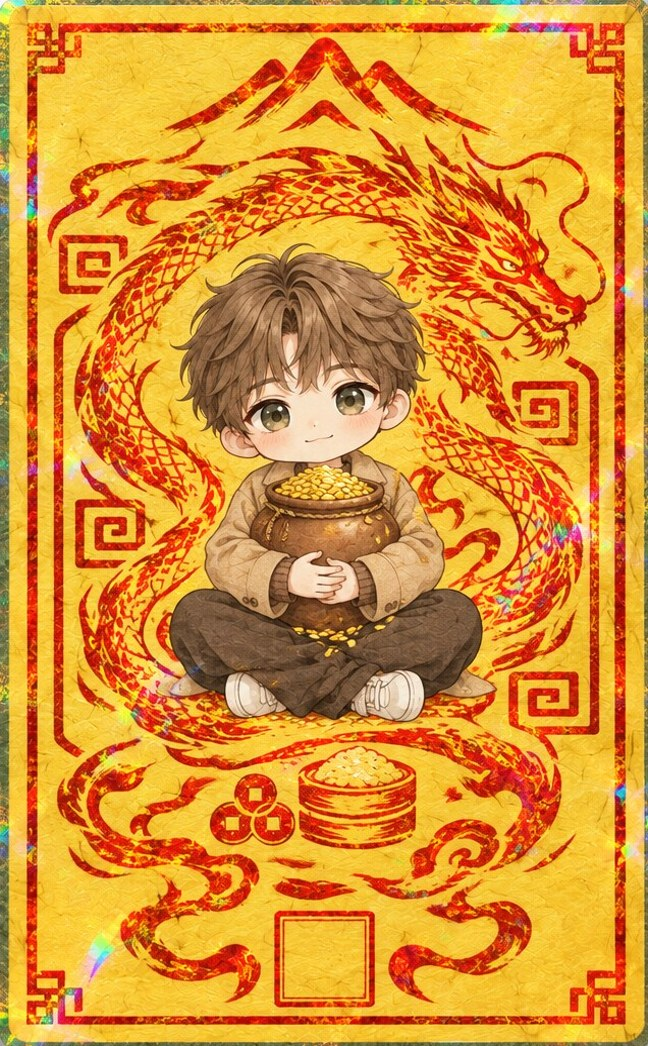
#> input picture proto/img/card/earth.jpg, 648 x 1046 px, given as the content of the folder cards/raw, which was not available
$ python crop.py
#> lines starting #> are read from the running program, lines starting #| are printed output that depends on the picture; pictures that were not available may be replaced by others from this repository, and a replacement may not be noted
from PIL import Image; import numpy as np, glob, os
os.makedirs('cards/out',exist_ok=True)
res={}
for f in sorted(glob.glob('cards/raw/*.jpg')):
  n=os.path.basename(f)[:-4]; el=n.split('_')[0]
  C=Image.open(f).convert('RGB'); T=Image.open(f'proto/img/card/{el}.jpg').convert('L')
#> further down, C is the input picture: PIL image 648x1046 RGB; mean R, G, B 217.8, 147.7, 52.9
#> after `T = Image.open(f'proto/img/card/{el}.jpg').convert('L')`:
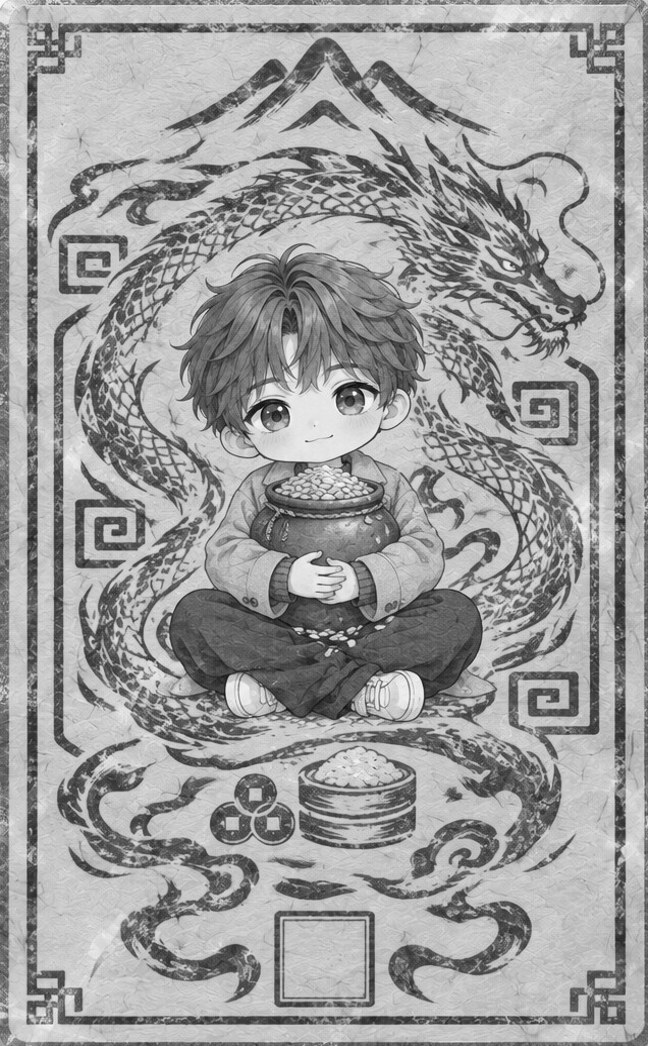
#> T: PIL image 648x1046 L; min 4, max 254, mean 157.9
  best=None
  for sc in [0.97,0.985,1.0,1.015,1.03]:
    tw,th=round(648*sc),round(1046*sc); t=np.asarray(T.resize((tw//2,th//2))).astype(float)
    G=np.asarray(C.convert('L').resize((440,584))).astype(float)
    for y in range(10,50):
      for x in range(35,80):
        if y+t.shape[0]>G.shape[0] or x+t.shape[1]>G.shape[1]: continue
        d=np.abs(G[y:y+t.shape[0],x:x+t.shape[1]]-t).mean()
        if best is None or d<best[0]: best=(d,x*2,y*2,tw,th,sc)
#> this loop made 5 passes
#> pass 1, `G=np.asarray(C.convert('L').resize((440,584))).astype(float)`:
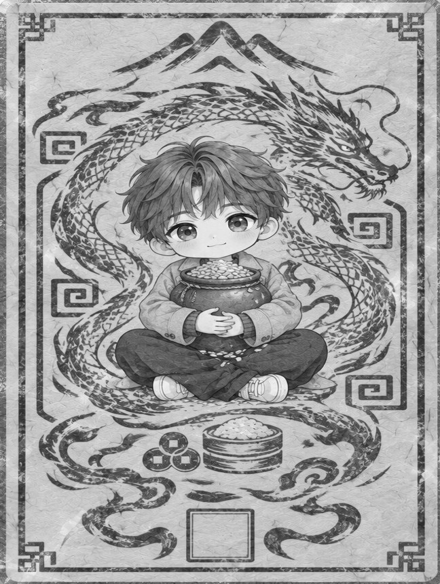
#> G: shape (584, 440) float64; min 14, max 255, mean 157.9
#> pass 3, `t = np.asarray(T.resize((tw // 2, th // 2))).astype(float)`:
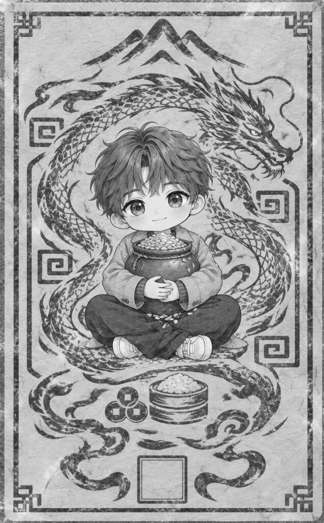
#> t: shape (523, 324) float64; min 19, max 253, mean 157.9
#> after the loop, best = (48.75, 78, 48, 667, 1077, 1.03)
  d,x,y,tw,th,sc=best
#> d = 48.75; x = 78; y = 48; tw = 667; th = 1077; sc = 1.03
  # refine at full res +-2
  Gf=np.asarray(C.convert('L')).astype(float); tf=np.asarray(T.resize((tw,th))).astype(float); b2=None
  for yy in range(y-3,y+4):
    for xx in range(x-3,x+4):
      if yy<0 or xx<0 or yy+th>Gf.shape[0] or xx+tw>Gf.shape[1]: continue
      dd=np.abs(Gf[yy:yy+th:3,xx:xx+tw:3]-tf[::3,::3]).mean()
      if b2 is None or dd<b2[0]: b2=(dd,xx,yy)
#> (the run stopped early here; a loop or call above may not have finished)

$ run again, on proto/img/card/earth_pass.jpg
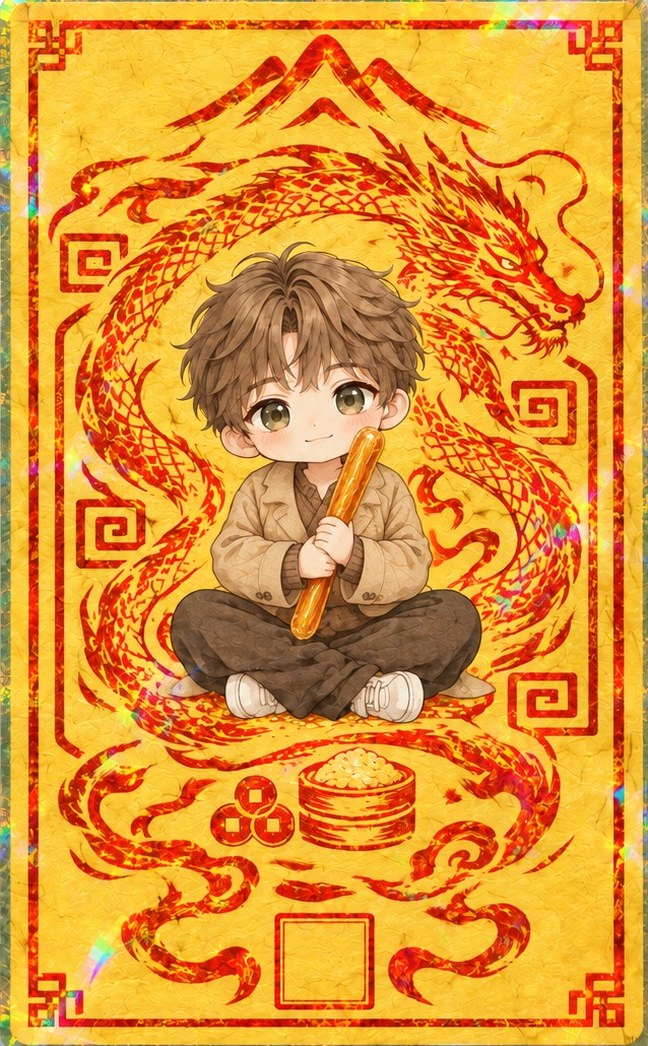
#> input picture proto/img/card/earth_pass.jpg, 648 x 1046 px, given as the content of the folder cards/raw, which was not available
#> C is the input picture: PIL image 648x1046 RGB; mean R, G, B 223.6, 148.8, 53.2
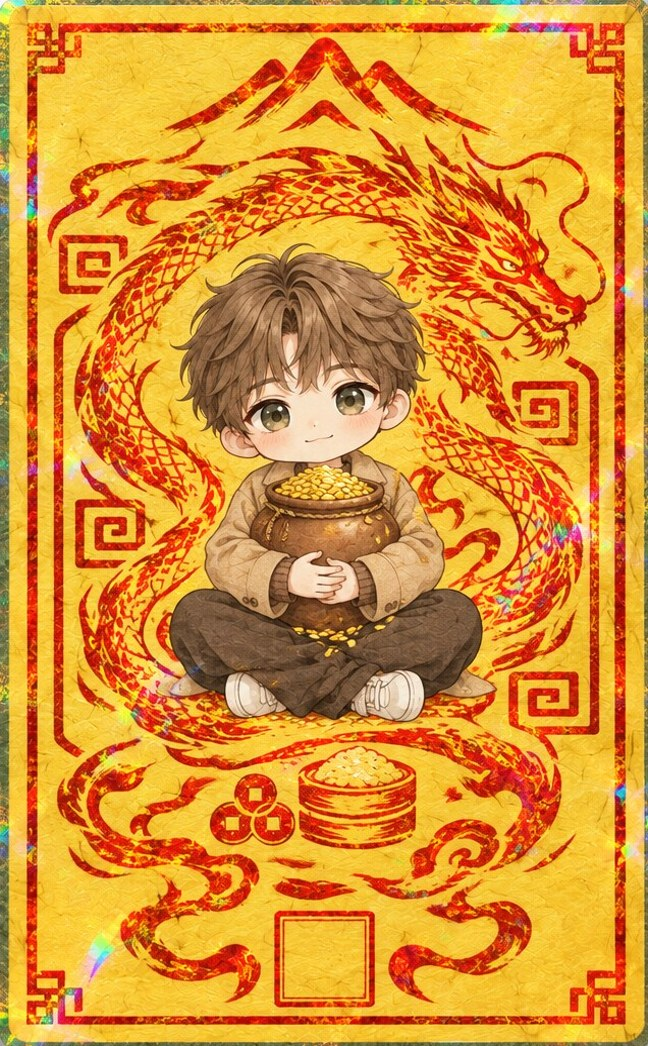
#> input picture proto/img/card/earth.jpg, 648 x 1046 px, found by its file name
#> after the loop `for sc in [0.97,0.985,1.0,1.015,1.03]:`: best = (48.53, 78, 44, 667, 1077, 1.03)
#> d = 48.53; x = 78; y = 44; tw = 667; th = 1077; sc = 1.03
#> `Gf = np.asarray(C.convert('L')).astype(float)`:
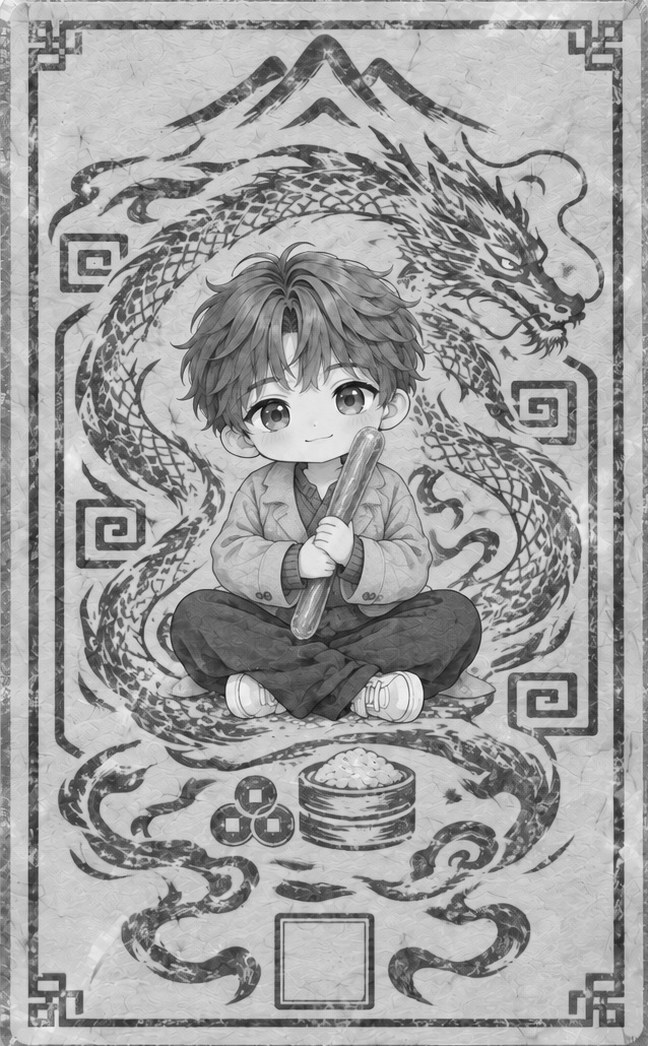
#> Gf: shape (1046, 648) float64; min 11, max 253, mean 160.3

$ run again, on proto/img/card/fire.jpg
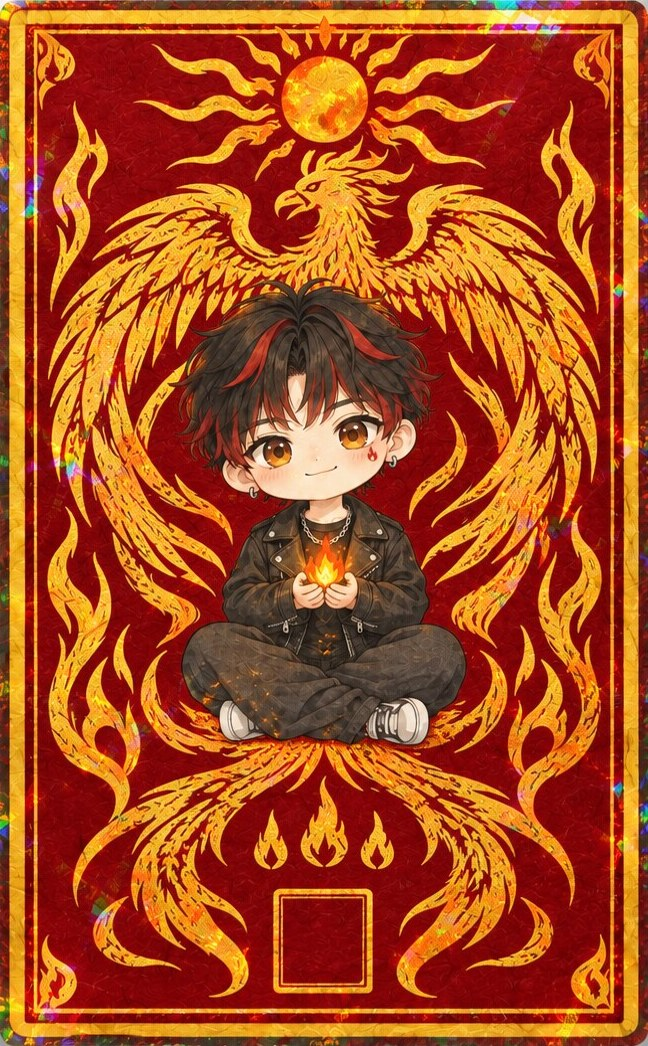
#> input picture proto/img/card/fire.jpg, 648 x 1046 px, given as the content of the folder cards/raw, which was not available
#> C is the input picture: PIL image 648x1046 RGB; mean R, G, B 167, 76, 31
#> the loop `for sc in [0.97,0.985,1.0,1.015,1.03]:` made 5 passes
#> pass 1, `G=np.asarray(C.convert('L').resize((440,584))).astype(float)`:
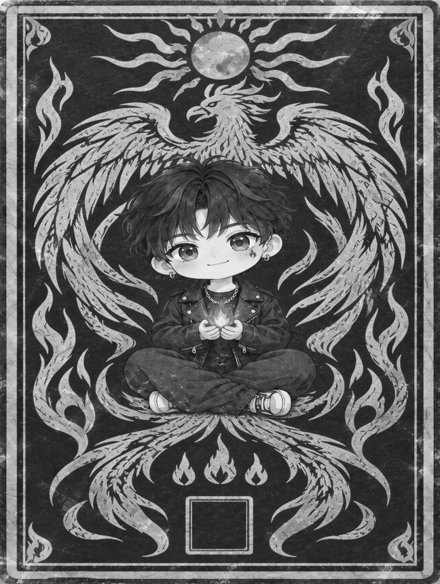
#> G: shape (584, 440) float64; min 11, max 254, mean 98.1
#> pass 3, `t = np.asarray(T.resize((tw // 2, th // 2))).astype(float)`:
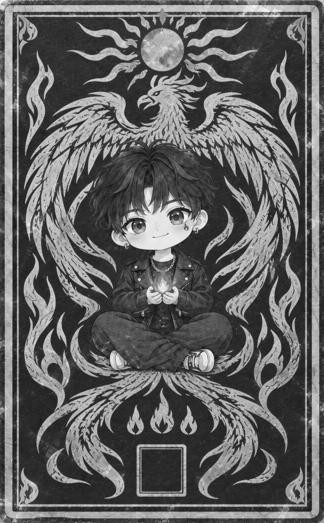
#> t: shape (523, 324) float64; min 13, max 247, mean 98.1
#> after the loop `for sc in [0.97,0.985,1.0,1.015,1.03]:`: best = (57.95, 94, 50, 667, 1077, 1.03)
#> d = 57.95; x = 94; y = 50; tw = 667; th = 1077; sc = 1.03
